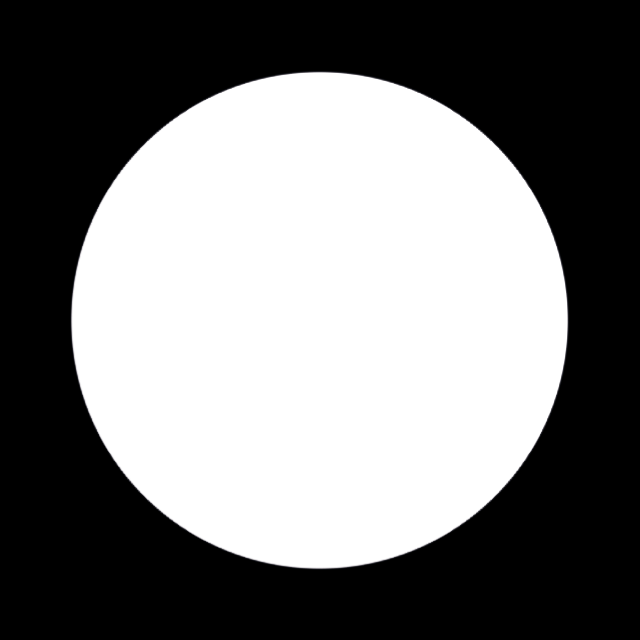
#> input picture shape_matching_circle.png, 640 x 640 px
$ python -i tracking.py   (imports and definitions only)   (older library calls are emulated)
#> lines starting #> are read from the running program, lines starting #| are printed output that depends on the picture; after the words box and inside, x2 and y2 are one past the last pixel; in counts of white or black regions, pixels touching at a corner belong together
#> further down, picture is the input picture: shape (640, 640, 3); mean B, G, R 120.7, 120.7, 120.7
import numpy as np
import cv2
from collections import deque
from kalman import kalman


class Ball(object):

    # [147 lines left out: functions __init__, track, draw_ball, calculate_position, update_thresh, not called in this run]


def contours_edge(image):
    bilateral_filtered_image = cv2.bilateralFilter(image, 5, 175, 175)
    edge_detected_image = cv2.Canny(bilateral_filtered_image, 75, 200)
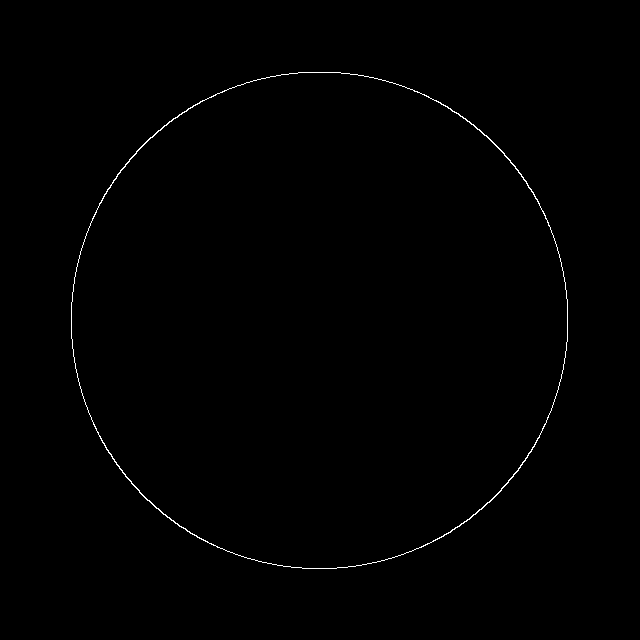
#> edge_detected_image: shape (640, 640); 0.44% white in thin lines or dots, all inside (x1, y1, x2, y2) = (71, 72, 568, 569)

    _, contours, hierarchy = cv2.findContours(edge_detected_image, cv2.RETR_TREE, cv2.CHAIN_APPROX_SIMPLE)
#> contours = 2 contours; box (x1, y1, x2, y2) and area: (71, 72, 568, 569) 193993, (71, 72, 568, 569) 193602

    contour_list = []
    for contour in contours:
        approx = cv2.approxPolyDP(contour, 0.01 * cv2.arcLength(contour, True), True)
        area = cv2.contourArea(contour)
        if ((len(approx) > 8) & (len(approx) < 23) & (area > 30)):
            contour_list.append(contour)
#> this loop made 2 passes
#> area on passes 1 to 2: 193993, 193602
#> after the loop, contour_list has the same summary as contours

    return contour_list


# [53 lines left out: functions contours_color, contours_size, contours_match, set_roi, not called in this run]

>>> import cv2
>>> picture = cv2.imread('shape_matching_circle.png')
>>> result = contours_edge(picture)
#> result has the same summary as contours in contours_edge
